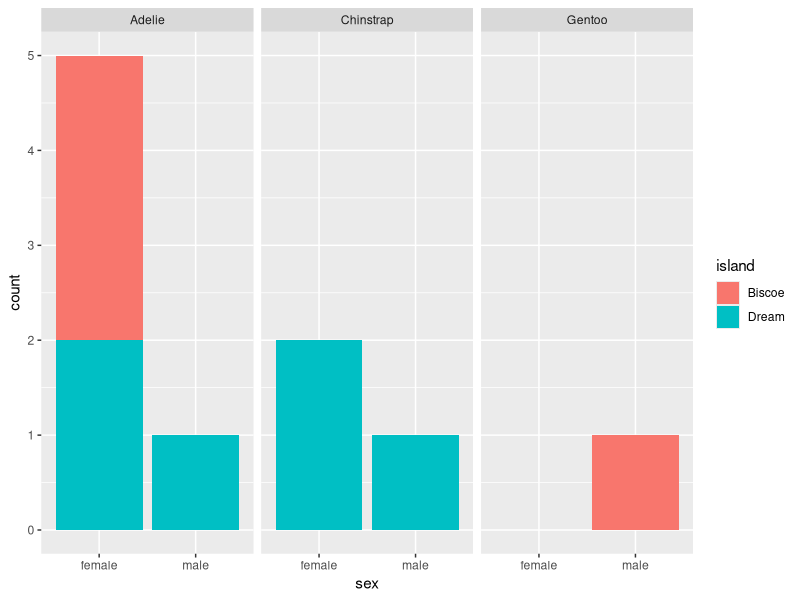
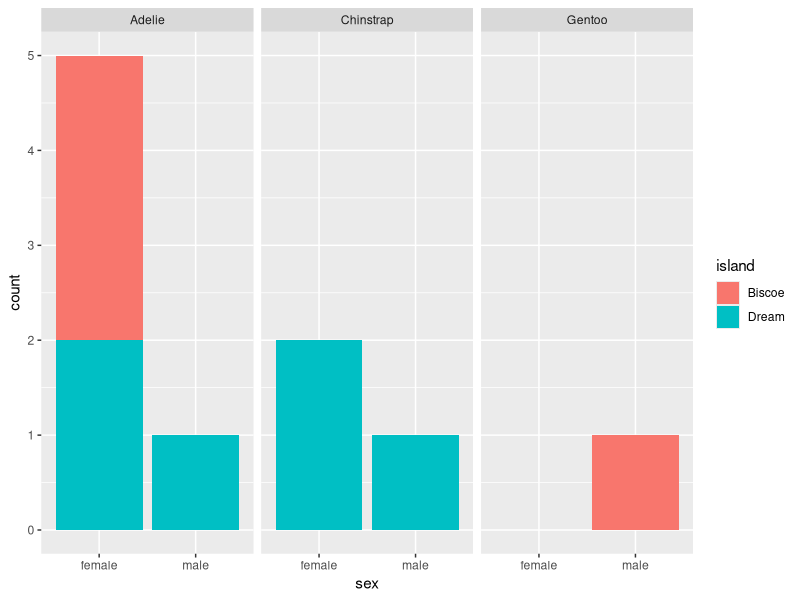

Write R code to recreate these figures, in order.
## ---- chunk 1
knitr::opts_chunk$set(echo = TRUE)
options(tidyverse.quiet = TRUE)
## ---- chunk 2
library(ggplot2)
set.seed(1234)
ggplot(palmerpenguins::penguins |> 
         dplyr::sample_n(10), aes(sex)) +
  stat_count(position = "stack") +
  facet_wrap(~species) + 
  aes(fill = island) ->
p;p
## ---- chunk 3
# ggplot2::ggplot_build()
# function (plot) 
# {
  plot <- ggplot2:::plot_clone(p); 
plot |> str() # step 1.```
## ---- chunk 4
  if (length(plot$layers) == 0) {  plot <- plot + geom_blank()}; 
plot |> str() # step 2.
## ---- chunk 5
  layers <- plot$layers; 
layers # step 3.
## ---- chunk 6
  data <- rep(list(NULL), length(layers)); 
data # step 4.
## ---- chunk 7
  scales <- plot$scales; 
data # step 1.
## ---- chunk 8
  data <- ggplot2:::by_layer(function(l, d) l$layer_data(plot$data), 
                             layers, data, "computing layer data"); data # step 5.
## ---- chunk 9
  data <- ggplot2:::by_layer(function(l, d) l$setup_layer(d, plot), 
                             layers, data, "setting up layer"); data # step 6.
## ---- chunk 10
  layout <- ggplot2:::create_layout(plot$facet, 
                                    plot$coordinates, plot$layout); data # step 7.
## ---- chunk 11
  data <- layout$setup(data, plot$data, plot$plot_env); 
data # step 8.
## ---- chunk 12
  data <- ggplot2:::by_layer(function(l, d) l$compute_aesthetics(d, plot), 
                             layers, data, "computing aesthetics"); data # step 9.
## ---- chunk 13
  data <- .ignore_data(data); 
data # step 10.
## ---- chunk 14
  data <- lapply(data, scales$transform_df); 
data  # step 11
## ---- chunk 15
  scale_x <- function() scales$get_scales("x"); 
data # step 12
## ---- chunk 16
  scale_y <- function() scales$get_scales("y"); 
data # step 13
## ---- chunk 17
  layout$train_position(data, scale_x(), scale_y()); 
data # step 14
## ---- chunk 18
  data <- layout$map_position(data); 
data # step 15
## ---- chunk 19
  data <- .expose_data(data); 
data # step 16
## ---- chunk 20
  data <- ggplot2:::by_layer(function(l, d) l$compute_statistic(d, layout), 
                             layers, data, "computing stat"); data # step 17
## ---- chunk 21
  data <- ggplot2:::by_layer(function(l, d) l$map_statistic(d, plot), 
                             layers, data, "mapping stat to aesthetics"); data # step 18
## ---- chunk 22
  plot$scales$add_missing(c("x", "y"), plot$plot_env); 
data # step 19
## ---- chunk 23
  data <- ggplot2:::by_layer(function(l, d) l$compute_geom_1(d), 
                             layers,  data, "setting up geom"); data # step 20
## ---- chunk 24
  data <- ggplot2:::by_layer(function(l, d) l$compute_position(d, layout),  
                             layers, data, "computing position"); data # step 21
## ---- chunk 25
  data <- .ignore_data(data); 
data # step 22 
## ---- chunk 26
  layout$reset_scales(); 
data # step 23
## ---- chunk 27
  layout$train_position(data, scale_x(), scale_y()); 
data #layout # step 24
## ---- chunk 28
  layout$setup_panel_params(); 
data #layout # step 25
## ---- chunk 29
  data <- layout$map_position(data); 
data # step 26
## ---- chunk 30
  layout$setup_panel_guides(plot$guides, plot$layers); 
data #layout # step 27
## ---- chunk 31
  npscales <- scales$non_position_scales(); 
data #npscales # step 28

## ---- chunk 32
  if (npscales$n() > 0) {lapply(data, npscales$train_df); plot$guides <- plot$guides$build(npscales, plot$layers,  plot$labels, data);     data <- lapply(data, npscales$map_df)}else { plot$guides <- plot$guides$get_custom() };
data# plot$guides  step 29
## ---- chunk 33
  data <- .expose_data(data); 
data # step 30
## ---- chunk 34
  data <- ggplot2:::by_layer(function(l, d) l$compute_geom_2(d), layers,  
                             data, "setting up geom aesthetics"); data # step 31
## ---- chunk 35
  data <- ggplot2:::by_layer(function(l, d) l$finish_statistics(d),  layers, 
                             data, "finishing layer stat"); data # step 32
## ---- chunk 36
  data <- layout$finish_data(data); 
data # step 33
## ---- chunk 37
  plot$labels$alt <- get_alt_text(plot); 
data # step 34
## ---- chunk 38
  structure(list(data = data, layout = layout, plot = plot),   class = "ggplot_built"); 
data # step 35
